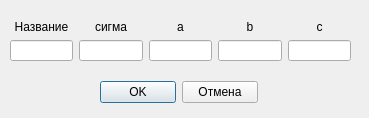
<?xml version="1.0" encoding="UTF-8"?>
<ui version="4.0">
 <class>Dialog</class>
 <widget class="QDialog" name="Dialog">
  <property name="geometry">
   <rect>
    <x>0</x>
    <y>0</y>
    <width>369</width>
    <height>118</height>
   </rect>
  </property>
  <property name="windowTitle">
   <string>Dialog</string>
  </property>
  <widget class="QWidget" name="layoutWidget">
   <property name="geometry">
    <rect>
     <x>10</x>
     <y>20</y>
     <width>341</width>
     <height>41</height>
    </rect>
   </property>
   <layout class="QGridLayout" name="gridLayout">
    <item row="0" column="0">
     <widget class="QLabel" name="label_5">
      <property name="text">
       <string>Название</string>
      </property>
      <property name="alignment">
       <set>Qt::AlignCenter</set>
      </property>
     </widget>
    </item>
    <item row="0" column="1">
     <widget class="QLabel" name="label">
      <property name="text">
       <string>сигма</string>
      </property>
      <property name="alignment">
       <set>Qt::AlignCenter</set>
      </property>
     </widget>
    </item>
    <item row="0" column="2">
     <widget class="QLabel" name="label_2">
      <property name="text">
       <string>a</string>
      </property>
      <property name="alignment">
       <set>Qt::AlignCenter</set>
      </property>
     </widget>
    </item>
    <item row="0" column="3">
     <widget class="QLabel" name="label_3">
      <property name="text">
       <string>b</string>
      </property>
      <property name="alignment">
       <set>Qt::AlignCenter</set>
      </property>
     </widget>
    </item>
    <item row="0" column="4">
     <widget class="QLabel" name="label_4">
      <property name="text">
       <string>c</string>
      </property>
      <property name="alignment">
       <set>Qt::AlignCenter</set>
      </property>
     </widget>
    </item>
    <item row="1" column="0">
     <widget class="QLineEdit" name="sig_in_2">
      <property name="inputMethodHints">
       <set>Qt::ImhDigitsOnly</set>
      </property>
     </widget>
    </item>
    <item row="1" column="1">
     <widget class="QLineEdit" name="sig_in">
      <property name="inputMethodHints">
       <set>Qt::ImhDigitsOnly</set>
      </property>
     </widget>
    </item>
    <item row="1" column="2">
     <widget class="QLineEdit" name="a_in">
      <property name="inputMethodHints">
       <set>Qt::ImhDigitsOnly</set>
      </property>
     </widget>
    </item>
    <item row="1" column="3">
     <widget class="QLineEdit" name="b_in">
      <property name="inputMethodHints">
       <set>Qt::ImhDigitsOnly</set>
      </property>
     </widget>
    </item>
    <item row="1" column="4">
     <widget class="QLineEdit" name="c_in">
      <property name="inputMethodHints">
       <set>Qt::ImhDigitsOnly</set>
      </property>
     </widget>
    </item>
   </layout>
  </widget>
  <widget class="QWidget" name="">
   <property name="geometry">
    <rect>
     <x>100</x>
     <y>80</y>
     <width>158</width>
     <height>25</height>
    </rect>
   </property>
   <layout class="QGridLayout" name="gridLayout_2">
    <item row="0" column="0">
     <widget class="QPushButton" name="bt_OK">
      <property name="text">
       <string>OK</string>
      </property>
     </widget>
    </item>
    <item row="0" column="1">
     <widget class="QPushButton" name="bt_STOP">
      <property name="text">
       <string>Отмена</string>
      </property>
     </widget>
    </item>
   </layout>
  </widget>
 </widget>
 <resources/>
 <connections/>
</ui>
